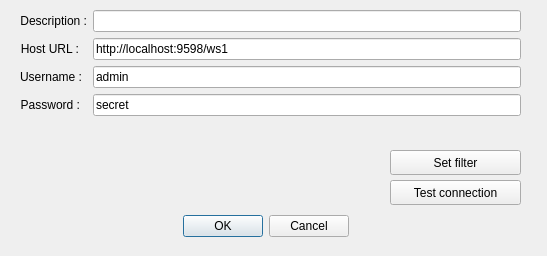
<?xml version="1.0" encoding="UTF-8"?>
<ui version="4.0">
 <class>Dialog</class>
 <widget class="QDialog" name="Dialog">
  <property name="geometry">
   <rect>
    <x>0</x>
    <y>0</y>
    <width>547</width>
    <height>256</height>
   </rect>
  </property>
  <property name="baseSize">
   <size>
    <width>0</width>
    <height>0</height>
   </size>
  </property>
  <property name="windowTitle">
   <string>Dialog</string>
  </property>
  <widget class="QDialogButtonBox" name="buttonBox">
   <property name="geometry">
    <rect>
     <x>10</x>
     <y>210</y>
     <width>511</width>
     <height>32</height>
    </rect>
   </property>
   <property name="orientation">
    <enum>Qt::Horizontal</enum>
   </property>
   <property name="standardButtons">
    <set>QDialogButtonBox::Cancel|QDialogButtonBox::Ok</set>
   </property>
   <property name="centerButtons">
    <bool>true</bool>
   </property>
  </widget>
  <widget class="QWidget" name="formLayoutWidget">
   <property name="geometry">
    <rect>
     <x>20</x>
     <y>10</y>
     <width>501</width>
     <height>131</height>
    </rect>
   </property>
   <layout class="QFormLayout" name="formLayout">
    <item row="0" column="0">
     <widget class="QLabel" name="label">
      <property name="text">
       <string>Description :</string>
      </property>
      <property name="alignment">
       <set>Qt::AlignRight|Qt::AlignTrailing|Qt::AlignVCenter</set>
      </property>
     </widget>
    </item>
    <item row="0" column="1">
     <widget class="QLineEdit" name="lineEdit"/>
    </item>
    <item row="1" column="0">
     <widget class="QLabel" name="label_2">
      <property name="text">
       <string>Host URL :</string>
      </property>
      <property name="alignment">
       <set>Qt::AlignRight|Qt::AlignTrailing|Qt::AlignVCenter</set>
      </property>
     </widget>
    </item>
    <item row="1" column="1">
     <widget class="QLineEdit" name="lineEdit_2">
      <property name="text">
       <string>http://localhost:9598/ws1</string>
      </property>
     </widget>
    </item>
    <item row="2" column="0">
     <widget class="QLabel" name="label_3">
      <property name="text">
       <string>Username :</string>
      </property>
      <property name="alignment">
       <set>Qt::AlignRight|Qt::AlignTrailing|Qt::AlignVCenter</set>
      </property>
     </widget>
    </item>
    <item row="2" column="1">
     <widget class="QLineEdit" name="lineEdit_3">
      <property name="text">
       <string>admin</string>
      </property>
     </widget>
    </item>
    <item row="3" column="0">
     <widget class="QLabel" name="label_4">
      <property name="text">
       <string>Password :</string>
      </property>
      <property name="alignment">
       <set>Qt::AlignRight|Qt::AlignTrailing|Qt::AlignVCenter</set>
      </property>
     </widget>
    </item>
    <item row="3" column="1">
     <widget class="QLineEdit" name="lineEdit_4">
      <property name="text">
       <string>secret</string>
      </property>
     </widget>
    </item>
   </layout>
  </widget>
  <widget class="QPushButton" name="pushButton">
   <property name="geometry">
    <rect>
     <x>390</x>
     <y>150</y>
     <width>131</width>
     <height>25</height>
    </rect>
   </property>
   <property name="minimumSize">
    <size>
     <width>0</width>
     <height>0</height>
    </size>
   </property>
   <property name="baseSize">
    <size>
     <width>0</width>
     <height>0</height>
    </size>
   </property>
   <property name="text">
    <string>Set filter</string>
   </property>
  </widget>
  <widget class="QPushButton" name="pushButton_2">
   <property name="geometry">
    <rect>
     <x>390</x>
     <y>180</y>
     <width>131</width>
     <height>25</height>
    </rect>
   </property>
   <property name="text">
    <string>Test connection</string>
   </property>
  </widget>
 </widget>
 <resources/>
 <connections>
  <connection>
   <sender>buttonBox</sender>
   <signal>accepted()</signal>
   <receiver>Dialog</receiver>
   <slot>accept()</slot>
   <hints>
    <hint type="sourcelabel">
     <x>248</x>
     <y>254</y>
    </hint>
    <hint type="destinationlabel">
     <x>157</x>
     <y>274</y>
    </hint>
   </hints>
  </connection>
  <connection>
   <sender>buttonBox</sender>
   <signal>rejected()</signal>
   <receiver>Dialog</receiver>
   <slot>reject()</slot>
   <hints>
    <hint type="sourcelabel">
     <x>316</x>
     <y>260</y>
    </hint>
    <hint type="destinationlabel">
     <x>286</x>
     <y>274</y>
    </hint>
   </hints>
  </connection>
 </connections>
</ui>
